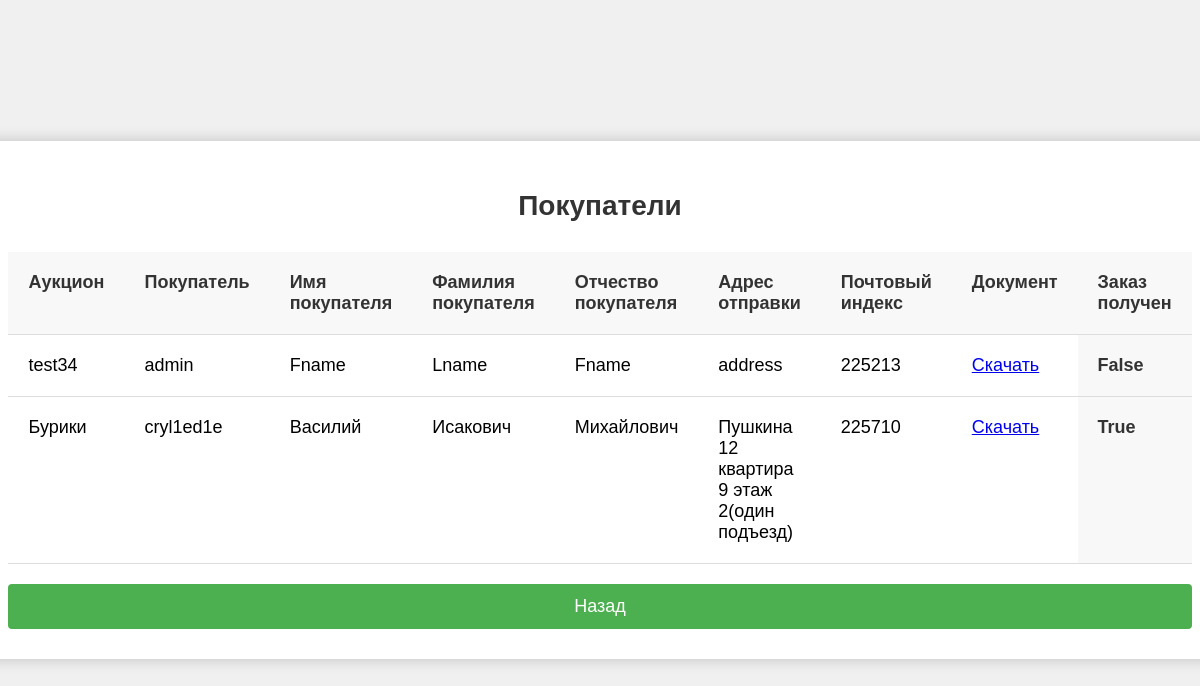
Page /dashboard/customers (signed in) on the committed database.
### monetaapp/models.py (models this page shows, shortened)
class AuctionHistory(models.Model):
    product_type_choices = [
        ('Ювелирный', 'Ювелирный'),
        ('Историч ценный', 'Историч ценный'),
        ('Стандартный', 'Стандартный')
    ]
    product_name = models.CharField(max_length=50)
    product_image = models.ImageField(upload_to='auction_images/', null=True, blank=True)
    geolocation = models.CharField(max_length=50)
    final_price = models.DecimalField(max_digits=10, decimal_places=2)
    product_type = models.CharField(max_length=20, choices=product_type_choices, default='Стандартный')
    start_time = models.DateTimeField(default=timezone.now)
    seller = models.ForeignKey(User, on_delete=models.SET_NULL, null=True)
    description = models.TextField(max_length=100)
    end_time = models.DateTimeField()
    winner = models.ForeignKey(User, on_delete=models.SET_NULL, null=True, blank=True, related_name='won_auctions')
    ready_to_send_status = models.BooleanField(default=False)
    received_status = models.BooleanField(default=False)

class User(AbstractBaseUser):
    BALANCE_DEFAULT = 0
    WARNINGS_DEFAULT = 0
    SUCCESFUL_TRADES_DEFAULT = 0
    USER_TYPE_CHOICES = [
        ('User', 'User'),
        ('Support', 'Support'),
        ('Seller', 'Seller'),
        ('Admin', 'Admin'),
    ]
    USER_STATUS_CHOICES = [
        ('active', 'active'),
        ('inactive', 'inactive'),
    ]
    balance = models.PositiveIntegerField(default=BALANCE_DEFAULT)
    hold_balance = models.PositiveIntegerField(default=BALANCE_DEFAULT)
    type = models.CharField(max_length=10, choices=USER_TYPE_CHOICES, default='User')
    username = models.CharField(max_length=20, unique=True)
    warnings = models.PositiveIntegerField(default=WARNINGS_DEFAULT)
    succesful_trades = models.PositiveIntegerField(default=SUCCESFUL_TRADES_DEFAULT)
    chat_id = models.CharField(max_length=16)
    first_name = models.CharField(max_length=16, null=True, blank=True)
    last_name = models.CharField(max_length=16, null=True, blank=True)
    father_name = models.CharField(max_length=16, null=True, blank=True)
    shipping_address = models.CharField(max_length=100, null=True, blank=True)
    shipping_index = models.CharField(max_length=10, null=True, blank=True)
    geolocation = models.CharField(max_length=100, null=True, blank=True)
    seller_description = models.TextField(max_length=200, null=True, blank=True)
    status = models.CharField(max_length=10, choices=USER_STATUS_CHOICES, default='active')
    is_staff = models.BooleanField(default=False)
    is_superuser = models.BooleanField(default=False)
    USERNAME_FIELD = 'username'
    REQUIRED_FIELDS = []
    objects = UserManager()

### monetaapp/views.py (the view)
# urls.py: path('dashboard/customers', views.customers, name='customers'),
@login_required
def customers(request):
    user = request.user
    ended_auctions = AuctionHistory.objects.filter(seller=user, ready_to_send_status=True)
    return render(request, 'accounts/customers.html', {'auctions': ended_auctions})

### monetaapp/templates/accounts/customers.html (shortened to what this page needs)
<!DOCTYPE html>
<html lang="ru">
<head>
</head>
<body>
    <div class="container">
        <h1>Покупатели</h1>
        <table>
            <thead>
                <tr>
                    <th>Аукцион</th>
                    <th>Покупатель</th>
                    <th>Имя покупателя</th>
                    <th>Фамилия покупателя</th>
                    <th>Отчество покупателя</th>
                    <th>Адрес отправки</th>
                    <th>Почтовый индекс</th>
                    <th>Документ</th>
                    <th>Заказ получен</th>
                </tr>
            </thead>
            <tbody>
                {% for auction in auctions %}
                <tr>
                    <td>{{ auction.product_name }}</td>
                    <td>{{ auction.winner.username }}</td>
                    <td>{{ auction.winner.first_name }}</td>
                    <td>{{ auction.winner.last_name }}</td>
                    <td>{{ auction.winner.father_name }}</td>
                    <td>{{ auction.winner.shipping_address }}</td>
                    <td>{{ auction.winner.shipping_index }}</td>
                    <td>
                        {% if auction.document.exists %}
                            <a href="{{ auction.document.first.doc.url }}" download>Скачать</a>
                        {% else %}
                            Нет документа
                        {% endif %}
                    </td>
                    <th>{{ auction.received_status }}</th>
                </tr>
                {% empty %}
                <tr>
                    <td colspan="7" style="text-align: center; color: #888888; font-size: 18px;">У вас пока нет покупателей</td>
                </tr>
                {% endfor %}
            </tbody>
        </table>
        <a href="{% url 'user_dashboard' %}" class="back-button">Назад</a>
    </div>
</body>
</html>

### monetaapp/templates/accounts/customers.html (style rules this page uses)
body { font-family: Arial, sans-serif; background-color: #f0f0f0; display: flex; justify-content: center; align-items: center; min-height: 100vh; margin: 0; }
.container { background-color: #ffffff; border-radius: 8px; padding: 30px; box-shadow: 0px 0px 15px rgba(0, 0, 0, 0.2); width: 100%; }
h1 { font-size: 28px; color: #333333; text-align: center; margin-bottom: 30px; }
table { width: 100%; border-collapse: collapse; margin-top: 20px; }
th, td { padding: 20px; text-align: left; border-bottom: 1px solid #dddddd; font-size: 18px; vertical-align: top; }
th { background-color: #f8f8f8; color: #333333; }
td { background-color: #ffffff; }
.back-button { display: block; margin: 20px auto 0; padding: 12px 24px; background-color: #4CAF50; color: #ffffff; border: none; border-radius: 4px; text-align: center; text-decoration: none; font-size: 18px; cursor: pointer; }

### rows in the picture
AuctionHistory: product_name "test34", winner.username "admin", winner.first_name "Fname", winner.last_name "Lname", winner.father_name "Fname", winner.shipping_address "address", winner.shipping_index "225213", received_status "False"
AuctionHistory: product_name "Бурики", winner.username "cryl1ed1e", winner.first_name "Василий", winner.last_name "Исакович", winner.father_name "Михайлович", winner.shipping_address "Пушкина 12 квартира 9 этаж 2(один подъезд)", winner.shipping_index "225710", received_status "True"
